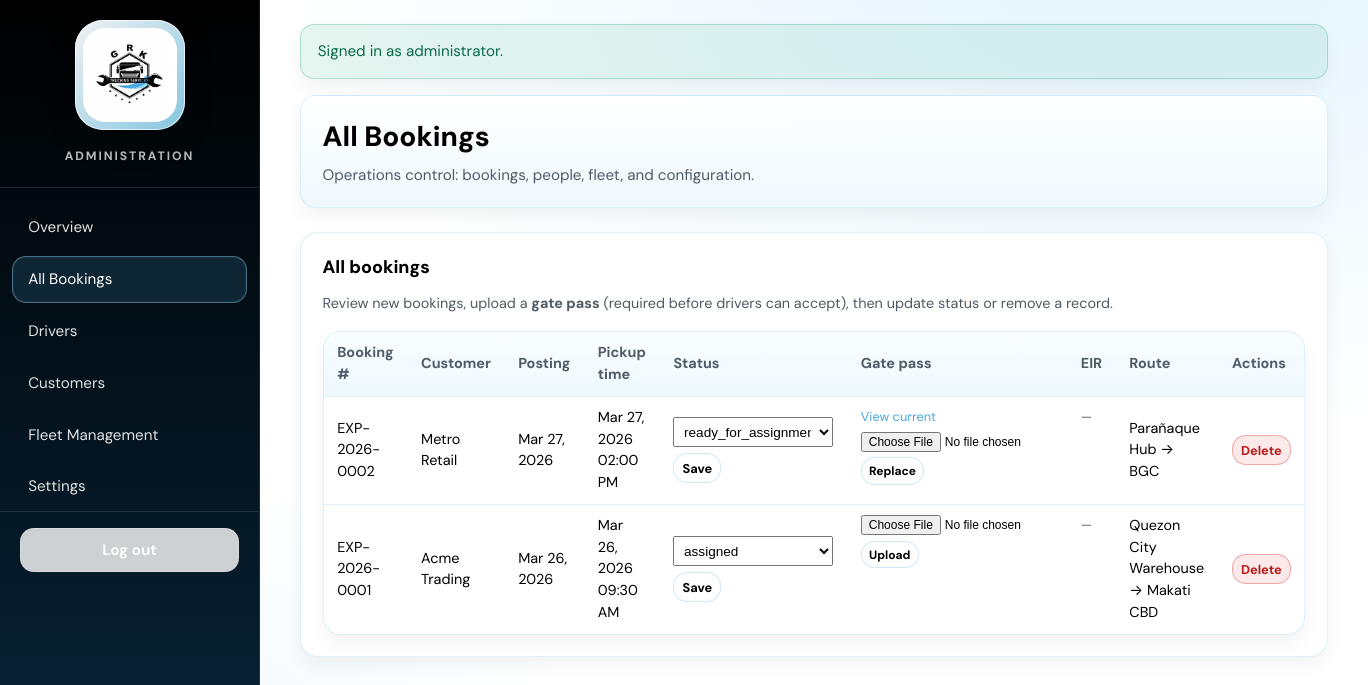
/admin/dashboard.php?section=bookings (signed in), run on the app's committed database.
### tables this page shows
CREATE TABLE `bookings` (
  `id` INT UNSIGNED NOT NULL AUTO_INCREMENT,
  `booking_number` VARCHAR(32) NOT NULL,
  `customer_id` INT UNSIGNED NOT NULL,
  `username` VARCHAR(64) NOT NULL,
  `name` VARCHAR(120) NOT NULL,
  `email` VARCHAR(255) NOT NULL,
  `mobile` VARCHAR(40) NOT NULL,
  `booking_datetime` TIMESTAMP NOT NULL,
  `posting_date` TIMESTAMP NOT NULL,
  `vehicle_type` VARCHAR(64) NOT NULL,
  `pickup` VARCHAR(255) NOT NULL,
  `dropoff` VARCHAR(255) NOT NULL,
  `cargo_desc` TEXT NOT NULL,
  `additional_requirements` TEXT NOT NULL,
  `status` VARCHAR(32) NOT NULL DEFAULT 'pending',
  `driver_id` INT UNSIGNED NULL,
  `payout` DECIMAL(12, 2) NULL,
  `gatepass_image` VARCHAR(512) NULL,
  `eir_image` VARCHAR(512) NULL,
  PRIMARY KEY (`id`),
  UNIQUE KEY `uq_bookings_number` (`booking_number`),
  KEY `idx_bookings_customer` (`customer_id`),
  KEY `idx_bookings_driver` (`driver_id`),
  KEY `idx_bookings_status` (`status`),
  CONSTRAINT `fk_bookings_customer` FOREIGN KEY (`customer_id`) REFERENCES `customers` (`id`)
    ON UPDATE CASCADE ON DELETE RESTRICT,
  CONSTRAINT `fk_bookings_driver` FOREIGN KEY (`driver_id`) REFERENCES `drivers` (`id`)
    ON UPDATE CASCADE ON DELETE SET NULL
);

### admin/dashboard.php (called while the page is built, shortened)
<?php
$section = $_GET['section'] ?? 'overview';
require dirname(__DIR__) . '/includes/header_admin.php';
require __DIR__ . '/sections/' . $section . '.php';
require dirname(__DIR__) . '/includes/footer_admin.php';

### data/repository.php (called while the page is built, shortened)
<?php
function repo_map_booking_row(array $row): array
{
    $row['customer_id'] = (int) $row['customer_id'];
    $row['driver_id'] = isset($row['driver_id']) && $row['driver_id'] !== null && $row['driver_id'] !== ''
        ? (int) $row['driver_id'] : null;
    $row['payout'] = isset($row['payout']) && $row['payout'] !== null && $row['payout'] !== ''
        ? (float) $row['payout'] : null;
    $row['gatepass_image'] = isset($row['gatepass_image']) && $row['gatepass_image'] !== null && $row['gatepass_image'] !== ''
        ? (string) $row['gatepass_image'] : null;
    $row['eir_image'] = isset($row['eir_image']) && $row['eir_image'] !== null && $row['eir_image'] !== ''
        ? (string) $row['eir_image'] : null;
    return $row;
}
function repo_bookings(): array
{
    $pdo = db();
    $stmt = $pdo->query(
        'SELECT * FROM bookings ORDER BY booking_datetime DESC, id DESC'
    );
    $out = [];
    foreach ($stmt->fetchAll() as $row) {
        $out[] = repo_map_booking_row($row);
    }
    return $out;
}

### includes/helpers.php (called while the page is built, shortened)
<?php
function e(?string $s): string
{
    return htmlspecialchars((string) $s, ENT_QUOTES, 'UTF-8');
}
function format_timestamp(?string $value, ?string $format = null, ?string $timezone = null): string
{
    $value = $value === null ? '' : trim((string) $value);
    $value = str_replace('T', ' ', $value);
    $tzName = $timezone ?: (date_default_timezone_get() ?: 'Asia/Manila');
    $tz = new DateTimeZone($tzName);
    $dt = null;
    try {
        $dt = new DateTimeImmutable($value, $tz);
    } catch (Throwable $e) {
        return $value;
    }
    if ($format === null) {
        if (preg_match('/^\d{4}-\d{2}-\d{2}$/', $value) === 1) {
            $format = 'M j, Y';
        } else {
            $format = 'M j, Y h:i A';
        }
    }
    return $dt->format($format);
}

### admin/sections/bookings.php (the view, shortened to what this page needs)
<?php
$rows = repo_bookings();
$statuses = ['pending', 'ready_for_assignment', 'assigned', 'in_transit', 'completed', 'cancelled'];
?>
<div class="card">
  <h2>All bookings</h2>
  <p style="margin:0 0 1rem;color:var(--muted);font-size:0.9rem;">
    Review new bookings, upload a <strong>gate pass</strong> (required before drivers can accept), then update status or remove a record.
  </p>
  <?php if (!$rows): ?>
    <p style="color:var(--muted)">No bookings.</p>
  <?php else: ?>
    <div class="table-wrap">
      <table>
        <thead>
          <tr>
            <th>Booking #</th>
            <th>Customer</th>
            <th>Posting</th>
            <th>Pickup time</th>
            <th>Status</th>
            <th>Gate pass</th>
            <th>EIR</th>
            <th>Route</th>
            <th>Actions</th>
          </tr>
        </thead>
        <tbody>
          <?php foreach ($rows as $row): ?>
            <tr>
              <td><?= e($row['booking_number'] ?? '') ?></td>
              <td><?= e($row['name'] ?? '') ?></td>
              <td><?= e(format_timestamp($row['posting_date'] ?? '', 'M j, Y')) ?></td>
              <td><?= e(format_timestamp($row['booking_datetime'] ?? '')) ?></td>
              <td>
                <form method="post" action="<?= e(BASE_URL . '/handlers/admin_booking_action.php') ?>" style="display:flex;gap:0.35rem;align-items:center;margin:0;flex-wrap:wrap">
                  <select name="action" style="max-width:160px;padding:0.35rem">
                    <?php foreach ($statuses as $s): ?>
                      <option value="<?= e($s) ?>" <?= (($row['status'] ?? '') === $s) ? 'selected' : '' ?>><?= e($s) ?></option>
                    <?php endforeach; ?>
                  </select>
                  <button type="submit" class="btn btn--ghost" style="padding:0.35rem 0.5rem;font-size:0.8rem">Save</button>
                </form>
              </td>
              <td style="max-width:220px;font-size:0.8rem;vertical-align:top">
                <?php
                  $gp = (string) ($row['gatepass_image'] ?? '');
                  $bn = (string) ($row['booking_number'] ?? '');
                  $gpUrl = $gp !== '' ? (BASE_URL . '/handlers/view_booking_doc.php?booking_number=' . urlencode($bn) . '&doc=gatepass') : '';
                ?>
                <?php if ($gpUrl !== ''): ?>
                  <div style="margin-bottom:0.35rem">
                    <a href="<?= e($gpUrl) ?>" target="_blank" rel="noopener noreferrer">View current</a>
                  </div>
                <?php endif; ?>
                <?php if (!in_array(($row['status'] ?? ''), ['completed', 'cancelled'], true)): ?>
                  <form method="post" enctype="multipart/form-data" action="<?= e(BASE_URL . '/handlers/admin_booking_gatepass.php') ?>" style="margin:0;display:flex;flex-direction:column;gap:0.35rem;align-items:flex-start">
                    <input type="file" name="gatepass" accept="image/*" required style="max-width:100%;font-size:0.75rem">
                    <button type="submit" class="btn btn--ghost" style="padding:0.3rem 0.45rem;font-size:0.75rem"><?= $gpUrl !== '' ? 'Replace' : 'Upload' ?></button>
                  </form>
                <?php else: ?>
                  <span style="color:var(--muted)">—</span>
                <?php endif; ?>
              </td>
              <td style="max-width:160px;font-size:0.8rem;vertical-align:top">
                <?php
                  $eir = (string) ($row['eir_image'] ?? '');
                  $eirUrl = $eir !== '' ? (BASE_URL . '/handlers/view_booking_doc.php?booking_number=' . urlencode($bn) . '&doc=eir') : '';
                ?>
                <?php if ($eirUrl !== ''): ?>
                  <a href="<?= e($eirUrl) ?>" target="_blank" rel="noopener noreferrer">View EIR</a>
                <?php else: ?>
                  <span style="color:var(--muted)">—</span>
                <?php endif; ?>
              </td>
              <td><?= e($row['pickup'] ?? '') ?> → <?= e($row['dropoff'] ?? '') ?></td>
              <td>
                <form method="post" action="<?= e(BASE_URL . '/handlers/admin_booking_action.php') ?>" style="margin:0" onsubmit="return confirm('Delete this booking?');">
                  <button type="submit" class="btn btn--danger" style="padding:0.35rem 0.5rem;font-size:0.8rem">Delete</button>
                </form>
              </td>
            </tr>
          <?php endforeach; ?>
        </tbody>
      </table>
    </div>
  <?php endif; ?>
</div>

### assets/css/global.css (style rules this page uses)
:root { --neutral: #ffffff; --shade: #000000; --primary: #4ca9de; --primary-soft: #8ed5f3; --primary-deep: #287fb0; --bg: var(--neutral); --bg-elevated: var(--shade); --bg-card: #ffffff; --bg-muted: #f4fbff; --bg-soft: #eef9fe; --border: rgba(76, 169, 222, 0.18); --text: var(--shade); --muted: #4f5b66; --accent: var(--primary); --accent-dim: rgba(76, 169, 222, 0.16); --accent-ring: rgba(76, 169, 222, 0.42); --success: #0d9f6e; --warning: #d97706; --danger: #dc2626; --radius: 12px; --sidebar-w: 260px; --font: "DM Sans", system-ui, -apple-system, Segoe UI, Roboto, sans-serif; --shadow-sm: 0 8px 18px rgba(0, 0, 0, 0.05); --shadow-md: 0 18px 40px rgba(0, 0, 0, 0.08); }
*, *::before, *::after { box-sizing: border-box; }
html { font-size: 16px; -webkit-text-size-adjust: 100%; }
body { margin: 0; min-height: 100vh; font-family: var(--font); background: radial-gradient(900px 480px at 85% -5%, rgba(142, 213, 243, 0.24), transparent), radial-gradient(600px 360px at 0% 100%, rgba(76, 169, 222, 0.1), transparent), var(--bg); color: var(--text); line-height: 1.5; }
a { color: var(--primary); text-decoration: none; transition: color 0.18s ease; }
.card { background: var(--bg-card); border: 1px solid var(--border); border-radius: 18px; padding: 1.35rem; margin-bottom: 1.1rem; box-shadow: var(--shadow-sm); }
.card h2 { margin: 0 0 0.75rem; font-size: 1.12rem; font-weight: 800; color: var(--shade); }
.btn { display: inline-flex; align-items: center; justify-content: center; gap: 0.4rem; padding: 0.62rem 1.05rem; border-radius: 14px; font-size: 0.95rem; font-weight: 700; border: 1px solid transparent; cursor: pointer; font-family: inherit; text-decoration: none; color: inherit; transition: transform 0.18s ease, box-shadow 0.18s ease, background 0.18s ease, border-color 0.18s ease; }
.btn--ghost { background: rgba(255, 255, 255, 0.8); border-color: rgba(76, 169, 222, 0.26); color: var(--text); }
.btn--danger { background: rgba(220, 38, 38, 0.1); border-color: rgba(220, 38, 38, 0.35); color: #b91c1c; }
.table-wrap { overflow-x: auto; border-radius: 18px; border: 1px solid var(--border); background: var(--neutral); box-shadow: var(--shadow-sm); }
table { width: 100%; border-collapse: collapse; font-size: 0.9rem; }
th, td { padding: 0.65rem 0.85rem; text-align: left; border-bottom: 1px solid var(--border); }
th { background: linear-gradient(180deg, #f9fdff, #eef9fe); color: var(--muted); font-weight: 700; }
tr:last-child td { border-bottom: none; }

### assets/css/dashboard-admin-bookings.css (style rules this page uses)
.table-wrap select { font-size: 0.85rem; }

### data on the page
bookings: booking_number "EXP-2026-0002", name "Metro Retail", posting_date "Mar 27, 2026", booking_datetime "Mar 27, 2026 02:00 PM", shows "Replace", pickup "Parañaque Hub", dropoff "BGC"
bookings: booking_number "EXP-2026-0001", name "Acme Trading", posting_date "Mar 26, 2026", booking_datetime "Mar 26, 2026 09:30 AM", shows "Upload", pickup "Quezon City Warehouse", dropoff "Makati CBD"

### other printed values
$m "Signed in as administrator."
$pageTitle "All Bookings"
form field action "ready_for_assignment"
form field action "assigned"
